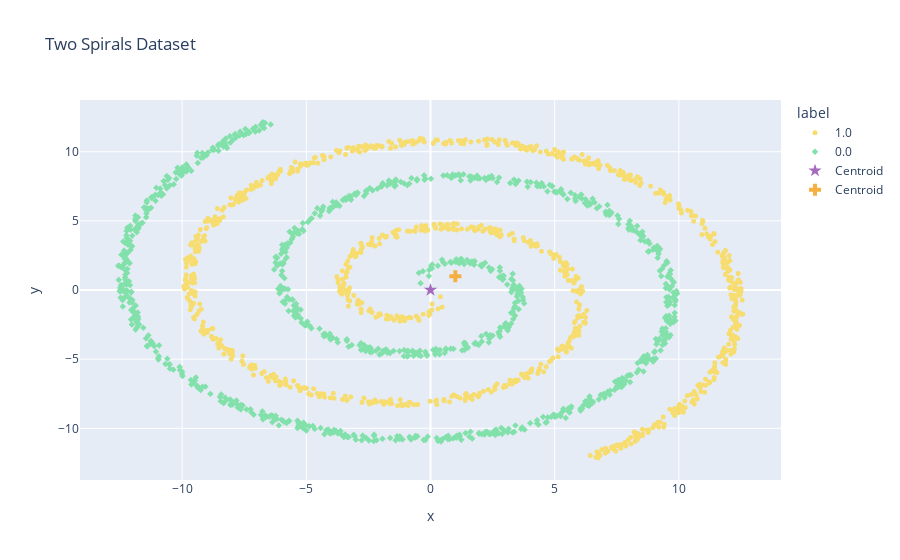

The notebook cell this image was saved under:
### Code cell
fig = plot_centroid(fig, [0, 0])  # Example centroids
fig = plot_centroid(fig, [1, 1], colors=['#f5b041'], marker_size=10, symbol='cross')
fig.show()

### Figure 1 — Plotly figure (JSON) as saved in the notebook; plotly's stock layout.template omitted (floating-point values rounded to 4 significant figures; data arrays with more than 128 entries replaced by an {"elided": "..."} marker saying what was removed)
{"data": [{"hovertemplate": "label=1.0<br>x=%{x}<br>y=%{y}<extra></extra>", "legendgroup": "1.0", "marker": {"color": "#f7dc6f", "size": 5, "symbol": "circle"}, "mode": "markers", "name": "1.0", "showlegend": true, "type": "scattergl", "x": {"elided": "1000 float values"}, "xaxis": "x", "y": {"elided": "1000 float values"}, "yaxis": "y"}, {"hovertemplate": "label=0.0<br>x=%{x}<br>y=%{y}<extra></extra>", "legendgroup": "0.0", "marker": {"color": "#82e0aa", "size": 5, "symbol": "diamond"}, "mode": "markers", "name": "0.0", "showlegend": true, "type": "scattergl", "x": {"elided": "1000 float values"}, "xaxis": "x", "y": {"elided": "1000 float values"}, "yaxis": "y"}, {"marker": {"color": ["#a569bd"], "size": 10, "symbol": "star"}, "mode": "markers", "name": "Centroid", "type": "scatter", "x": [0], "y": [0]}, {"marker": {"color": ["#f5b041"], "size": 10, "symbol": "cross"}, "mode": "markers", "name": "Centroid", "type": "scatter", "x": [1], "y": [1]}], "layout": {"legend": {"title": {"text": "label"}, "tracegroupgap": 0}, "title": {"text": "Two Spirals Dataset"}, "xaxis": {"anchor": "y", "domain": [0, 1], "title": {"text": "x"}}, "yaxis": {"anchor": "x", "domain": [0, 1], "title": {"text": "y"}}}}
